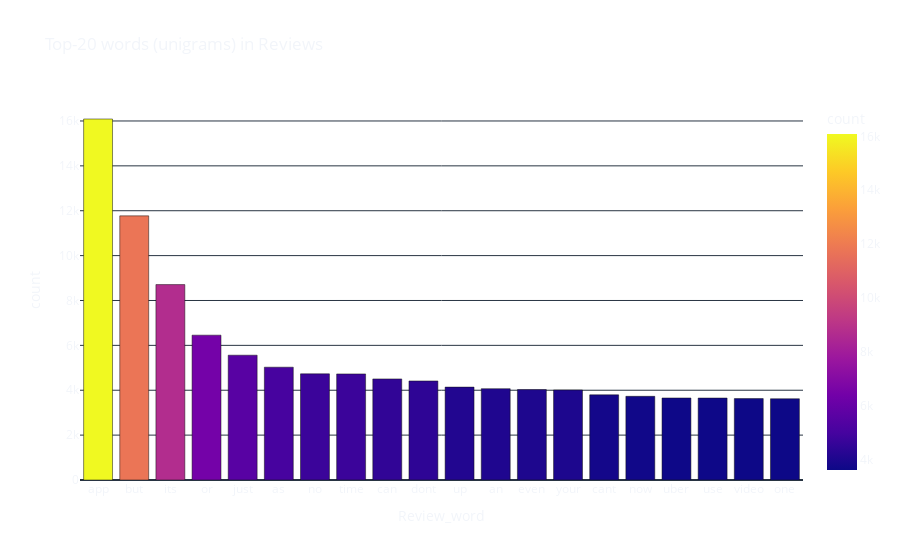

The code cell stored with this chart in its notebook:
### Markdown cell above
**`N-gram analysis`**

### Code cell
from sklearn.feature_extraction.text import CountVectorizer

with open('Data\stopwords_en.txt', encoding='utf8') as fp:
    stopwords = [line.strip() for line in fp]
    fp.close()

def get_top_n_words(corpus, n=None):
    vec = CountVectorizer(stop_words = stopwords).fit(corpus)
    bag_of_words = vec.transform(corpus)
    sum_words = bag_of_words.sum(axis=0) 
    words_freq = [(word, sum_words[0, idx]) for word, idx in vec.vocabulary_.items()]
    words_freq =sorted(words_freq, key = lambda x: x[1], reverse=True)
    return words_freq[:n]

common_words = get_top_n_words(df['content'], 20)
for word, freq in common_words:
    print(f'{word}: {freq}')

df2 = pd.DataFrame(common_words, columns = ['Review_word' , 'count'])

fig = px.bar(df2, x='Review_word', y='count',
            title='Top-20 words (unigrams) in Reviews',
            color='count')
fig.update_layout(  template= 'plotly_dark',
                    paper_bgcolor='rgba(0, 0, 0, 0)',
                    plot_bgcolor='rgba(0, 0, 0, 0)'
                    )   
fig.show()

### Figure 1 — Plotly figure (JSON) as saved in the notebook; plotly's stock layout.template omitted (floating-point values rounded to 4 significant figures)
{"data": [{"alignmentgroup": "True", "hovertemplate": "Review_word=%{x}<br>count=%{marker.color}<extra></extra>", "legendgroup": "", "marker": {"color": [16088, 11772, 8709, 6455, 5562, 5027, 4731, 4727, 4504, 4413, 4139, 4069, 4029, 4012, 3795, 3729, 3655, 3652, 3628, 3621], "coloraxis": "coloraxis", "pattern": {"shape": ""}}, "name": "", "offsetgroup": "", "orientation": "v", "showlegend": false, "textposition": "auto", "type": "bar", "x": ["app", "but", "its", "or", "just", "as", "no", "time", "can", "dont", "up", "an", "even", "your", "cant", "now", "uber", "use", "video", "one"], "xaxis": "x", "y": [16088, 11772, 8709, 6455, 5562, 5027, 4731, 4727, 4504, 4413, 4139, 4069, 4029, 4012, 3795, 3729, 3655, 3652, 3628, 3621], "yaxis": "y"}], "layout": {"barmode": "relative", "coloraxis": {"colorbar": {"title": {"text": "count"}}, "colorscale": [[0, "#0d0887"], [0.1111, "#46039f"], [0.2222, "#7201a8"], [0.3333, "#9c179e"], [0.4444, "#bd3786"], [0.5556, "#d8576b"], [0.6667, "#ed7953"], [0.7778, "#fb9f3a"], [0.8889, "#fdca26"], [1, "#f0f921"]]}, "legend": {"tracegroupgap": 0}, "paper_bgcolor": "rgba(0, 0, 0, 0)", "plot_bgcolor": "rgba(0, 0, 0, 0)", "title": {"text": "Top-20 words (unigrams) in Reviews"}, "xaxis": {"anchor": "y", "domain": [0, 1], "title": {"text": "Review_word"}}, "yaxis": {"anchor": "x", "domain": [0, 1], "title": {"text": "count"}}}}
